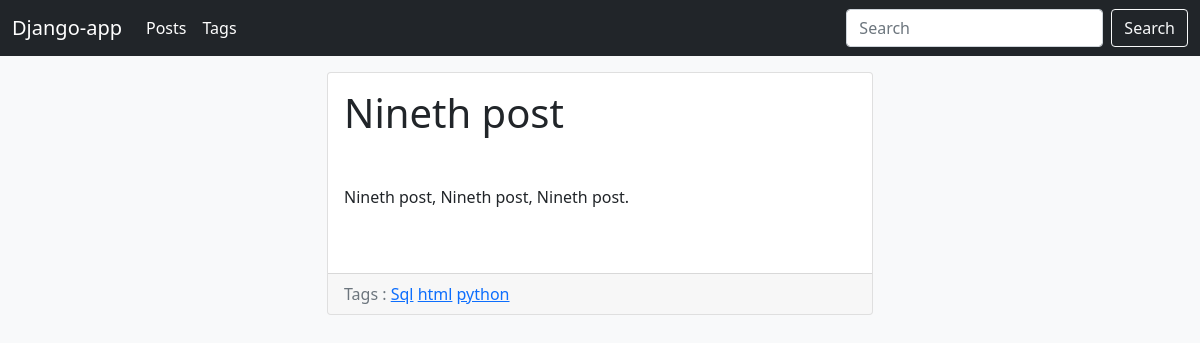
The app's page /blog/post/nineth-post-1638554541/ with its own data.
### blog/models.py (models this page shows, shortened)
class Post(models.Model):
    title = models.CharField(max_length=150, db_index=True)
    slug = models.SlugField(max_length=150, blank=True, unique=True)
    body = models.TextField(blank=True, db_index=True)
    date_pub = models.DateTimeField(auto_now_add=True)
    tags = models.ManyToManyField('Tag', blank=True, related_name='posts')
    class Meta:
        ordering = ['-date_pub']

class Tag(models.Model):
    title = models.CharField(max_length=50)
    slug = models.SlugField(max_length=50, unique=True)
    def get_absolute_url(self):
        return reverse('tag_detail_url', kwargs={'slug': self.slug})
    class Meta:
        ordering = ['title']

### blog/views.py (the view)
# urls.py: path('post/<str:slug>/', PostDetail.as_view(), name='post_detail_url'),
class PostDetail(ObjectDetailMixin, View):
    model = Post
    template = 'blog/post_detail.html'

### blog/utils.py (called while the page is built)
    def get(self, request, slug):
        obj = get_object_or_404(self.model, slug__iexact=slug)
        return render(request, self.template, context={self.model.__name__.lower(): obj, 'admin_object': obj, 'detail': True})

### blog/templates/blog/post_detail.html (shortened to what this page needs)
{% extends 'blog/base_blog.html' %}
{% block content %}
  <div class="card mb-4">
    <div class="card-body">
      <h1 class="card-title mb-5">
        {{ post.title }}
      </h1>
      <p class="card-text mb-5">
        {{ post.body }}
      </p>
    </div>
    <div class="card-footer text-muted">
      Tags :
      {% for tag in post.tags.all %}
      <a href="{{ tag.get_absolute_url }}">{{ tag.title }}</a>
      {% endfor %}
    </div>
  </div>
{% endblock %}

### records on screen
Post: title "Nineth post", body "Nineth post, Nineth post, Nineth post."
Tag: title "Sql"
Tag: title "html"
Tag: title "python"
